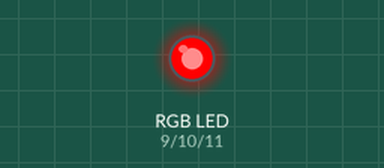
Recording of a sketch running on a simulated Arduino Uno, built with avr-gcc and run on an emulated ATmega328P. Shown: an RGB LED mixed from three pins (HIGH = lit). Dim RGB values are drawn brighter than linear.

Above: at 0.05 s.
At 1.0 s:
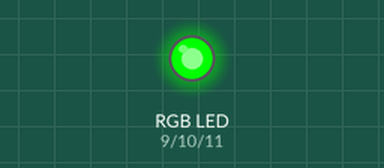
At 2.0 s:
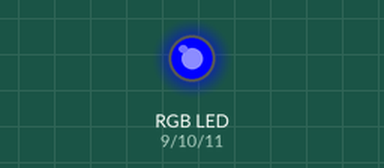
At 3.0 s:
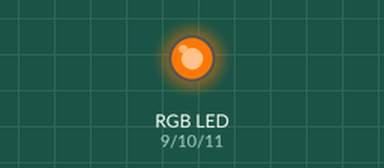
At 4.0 s:
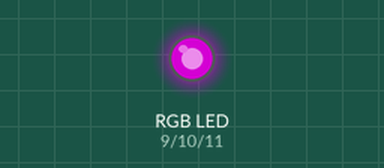
Timing chart, 0 to 5.2 s (numbered marks = the images above):
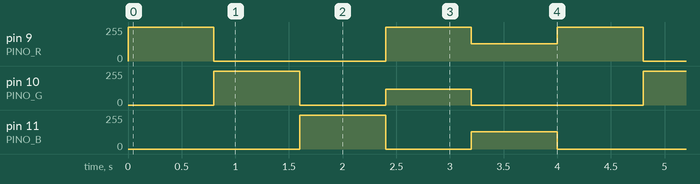

The sketch:

aula09_nivel3.ino
```cpp
// Aula 9 – Nível 3: Cores com LED RGB
// pecas: rgb 9 10 11
// LED RGB (cátodo comum): mistura vermelho, verde e azul com PWM
#include <Arduino.h>                   // funções do Arduino (pinMode, digitalWrite, delay...)
#define PINO_R 9                       // vermelho do LED RGB no pino 9
#define PINO_G 10                      // verde do LED RGB no pino 10
#define PINO_B 11                      // azul do LED RGB no pino 11

void cor(int r, int g, int b) {        // acende cada cor com a intensidade pedida (0 a 255)
  analogWrite(PINO_R, r);              // intensidade do vermelho
  analogWrite(PINO_G, g);              // intensidade do verde
  analogWrite(PINO_B, b);              // intensidade do azul
}

void setup() {                         // roda uma vez, quando a placa liga
  pinMode(PINO_R, OUTPUT);             // PINO_R como saída
  pinMode(PINO_G, OUTPUT);             // PINO_G como saída
  pinMode(PINO_B, OUTPUT);             // PINO_B como saída
}

void loop() {                          // repete para sempre
  cor(255, 0, 0);   delay(800);        // vermelho
  cor(0, 255, 0);   delay(800);        // verde
  cor(0, 0, 255);   delay(800);        // azul
  cor(255, 120, 0); delay(800);        // laranja
  cor(128, 0, 128); delay(800);        // roxo
}
```

Measured:
- by itself, pin 9 (PINO_R): repeats every 4.0 s: 0/255 1.6 s, 255/255 0.80 s, 128/255 0.80 s, 255/255 0.80 s
- by itself, pin 10 (PINO_G): repeats every 4.0 s: 0/255 0.80 s, 120/255 0.80 s, 0/255 1.6 s, 255/255 0.80 s
- by itself, pin 11 (PINO_B): repeats every 4.0 s: 0/255 0.80 s, 128/255 0.80 s, 0/255 1.6 s, 255/255 0.80 s
